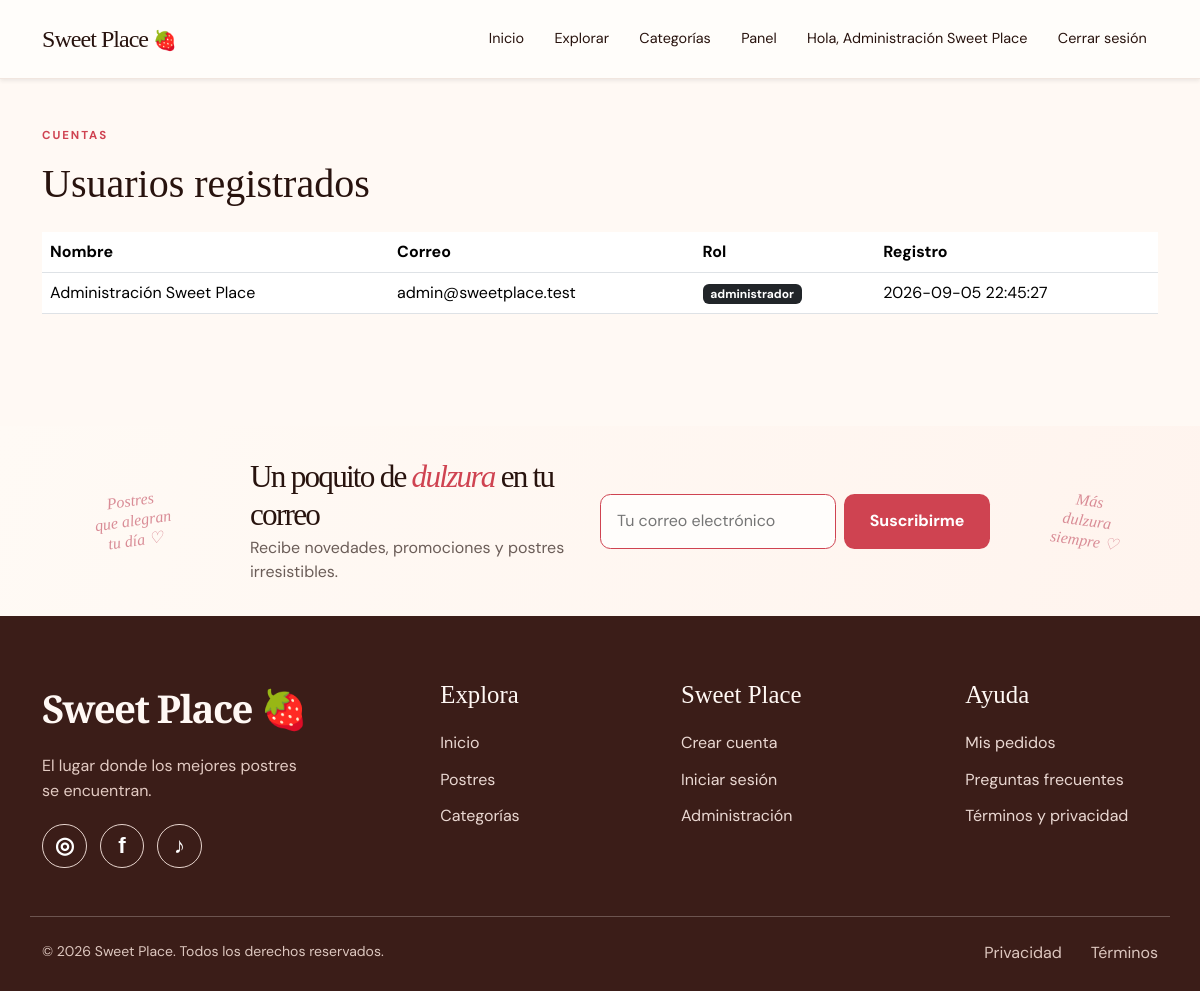
The app's page /admin/usuarios.php (signed in) with its own data.
### tables this page shows
CREATE TABLE usuarios (
    id_usuario INT AUTO_INCREMENT PRIMARY KEY,
    nombre VARCHAR(100) NOT NULL,
    correo VARCHAR(120) NOT NULL UNIQUE,
    contrasena VARCHAR(255) NOT NULL,
    tipo_usuario ENUM('administrador', 'cliente') NOT NULL DEFAULT 'cliente',
    fecha_registro TIMESTAMP DEFAULT CURRENT_TIMESTAMP
);

### php/util.php (called while the page is built, shortened)
<?php
function e(?string $valor): string { return htmlspecialchars((string) $valor, ENT_QUOTES, 'UTF-8'); }

### admin/usuarios.php (the view)
<?php
$base='../';$tituloPagina='Usuarios';require_once __DIR__.'/../php/conexion.php';require_once __DIR__.'/../php/auth.php';require_once __DIR__.'/../php/util.php';requerirAdministrador();$usuarios=$conexion->query('SELECT id_usuario,nombre,correo,tipo_usuario,fecha_registro FROM usuarios ORDER BY fecha_registro DESC');require_once __DIR__.'/../php/encabezado.php';
?><main class="container py-5"><p class="eyebrow">CUENTAS</p><h1>Usuarios registrados</h1><div class="table-responsive mt-4"><table class="table table-hover"><thead><tr><th>Nombre</th><th>Correo</th><th>Rol</th><th>Registro</th></tr></thead><tbody><?php while($u=$usuarios->fetch_assoc()): ?><tr><td><?php echo e($u['nombre']); ?></td><td><?php echo e($u['correo']); ?></td><td><span class="badge text-bg-<?php echo $u['tipo_usuario']==='administrador'?'dark':'secondary'; ?>"><?php echo e($u['tipo_usuario']); ?></span></td><td><?php echo e($u['fecha_registro']); ?></td></tr><?php endwhile; ?></tbody></table></div></main><?php require_once __DIR__.'/../php/pie.php'; ?>

### css/estilos.css (style rules this page uses)
:root { --fondo: #fff9f4; --blanco: #fffdfb; --rosa: #cf4351; --rosa-suave: #f7e4df; --chocolate: #28130e; --texto: #5e514d; --borde: #eadbd1; }
* { box-sizing: border-box; }
html { scroll-behavior: smooth; }
body { background: var(--fondo); color: var(--texto); font-family: 'DM Sans', Arial, sans-serif; min-height: 100vh; }
h1, h2, h3, .marca { color: var(--chocolate); font-family: 'Playfair Display', Georgia, serif; }
.etiqueta-hero, .eyebrow { color: var(--rosa); font-size: .72rem; font-weight: 700; letter-spacing: .12rem; }

### records on screen
usuarios: nombre "Administración Sweet Place", correo "admin@sweetplace.test", tipo_usuario "administrador", fecha_registro "2026-09-05 22:45:27"

### other values on screen
$usuarioActual['nombre'] "Administración Sweet Place"
